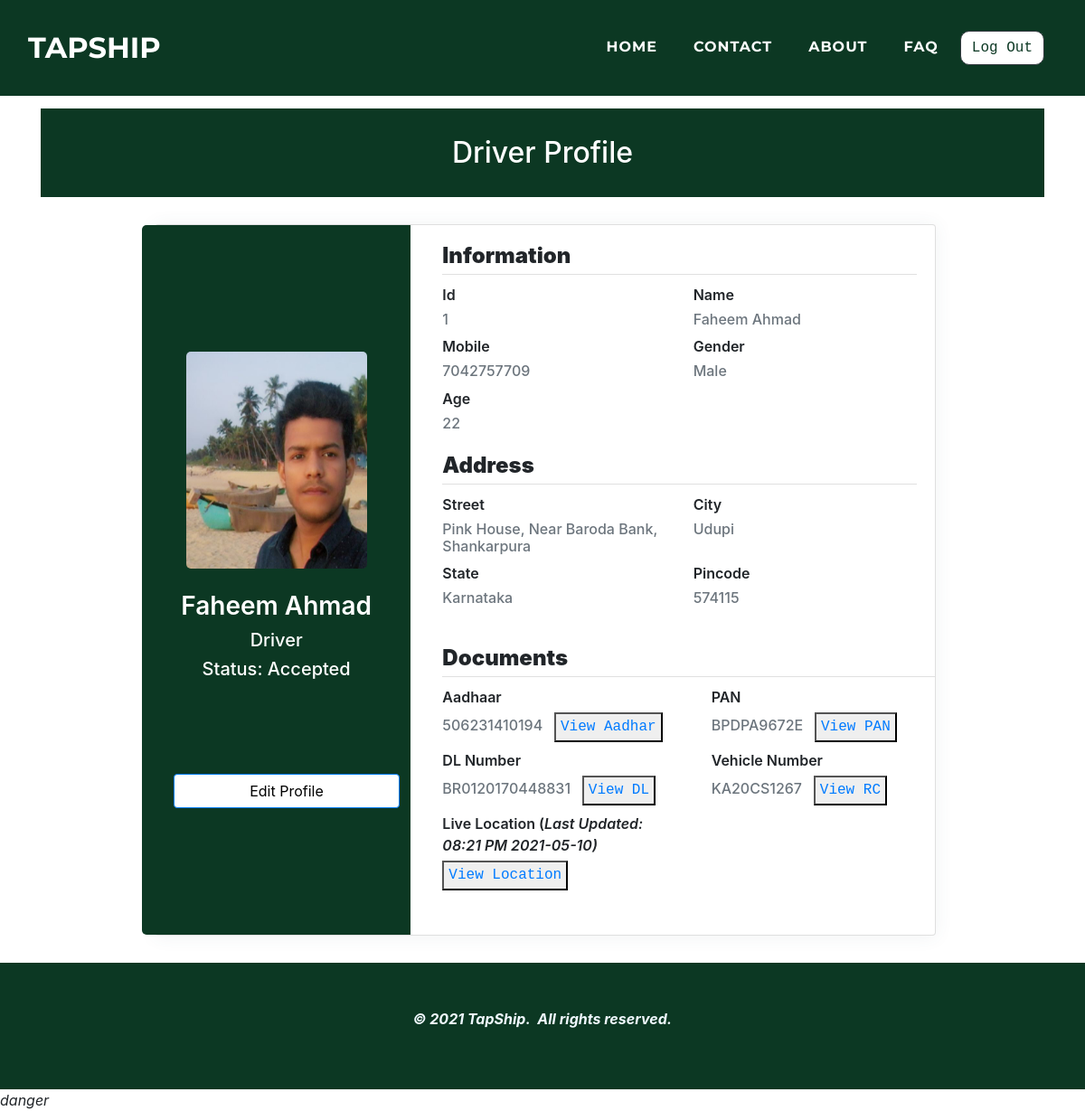
The app's page /drivers/profile.php (signed in), older data.
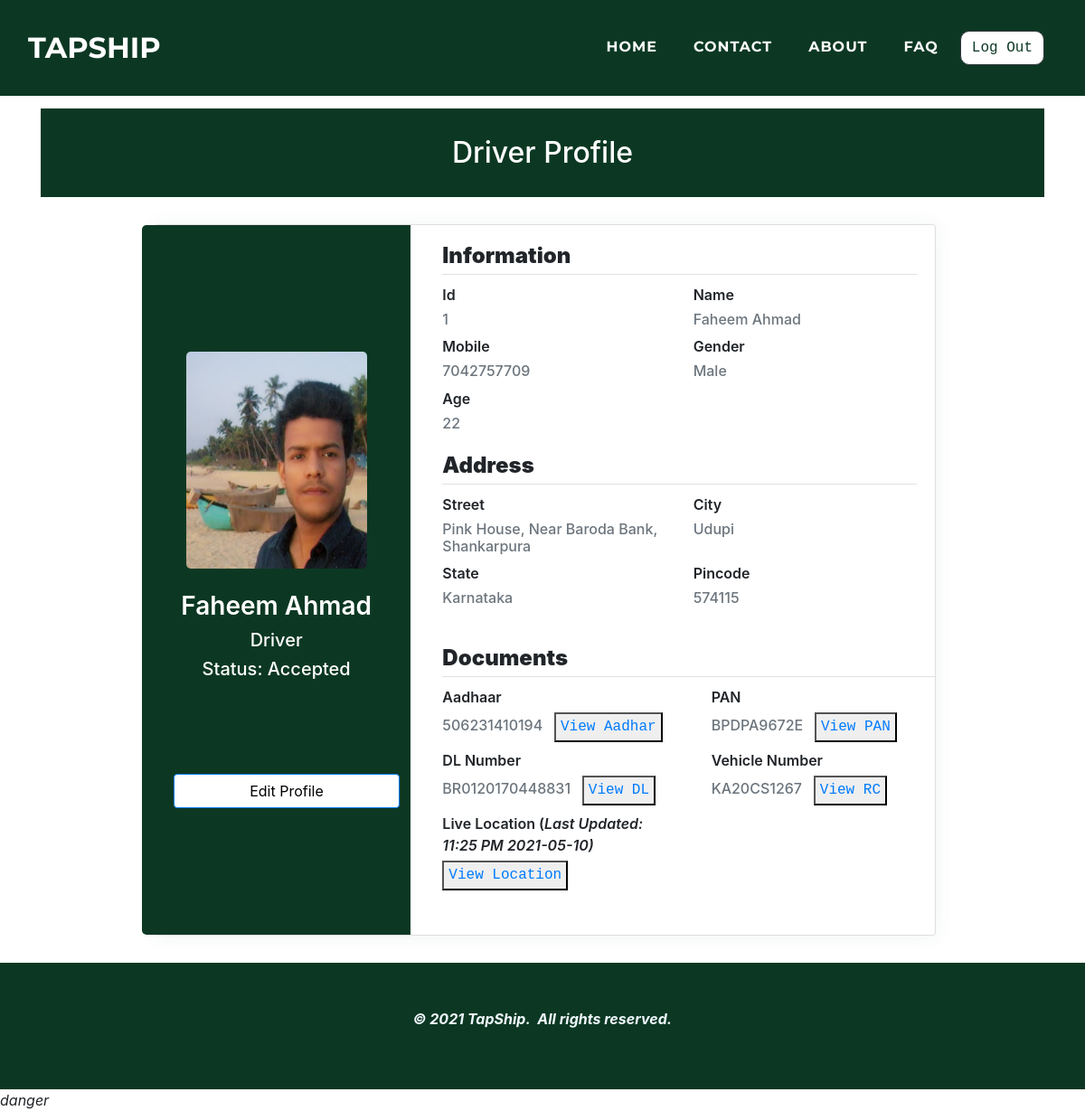
The same page, newer data.
### tables this page shows
CREATE TABLE `driver` (
  `d_id` int(11) NOT NULL,
  `d_name` varchar(50) NOT NULL,
  `d_mobile` varchar(25) NOT NULL,
  `d_gender` varchar(25) NOT NULL,
  `d_age` varchar(10) NOT NULL,
  `d_street` varchar(50) NOT NULL,
  `d_city` varchar(25) NOT NULL,
  `d_state` varchar(25) NOT NULL,
  `d_pincode` varchar(10) NOT NULL,
  `d_aadhar` varchar(25) NOT NULL,
  `d_aadharpdf` varchar(100) NOT NULL,
  `d_pan` varchar(25) NOT NULL,
  `d_panpdf` varchar(100) NOT NULL,
  `d_photo` varchar(100) NOT NULL,
  `d_dlnumber` varchar(25) NOT NULL,
  `d_dlpdf` varchar(100) NOT NULL,
  `d_vehiclenumber` varchar(25) NOT NULL,
  `d_vehiclercpdf` varchar(100) NOT NULL,
  `d_lat` varchar(100) DEFAULT NULL,
  `d_long` varchar(100) DEFAULT NULL,
  `d_date` varchar(500) NOT NULL,
  `d_time` varchar(500) NOT NULL,
  `d_password` varchar(25) NOT NULL,
  `d_approve` varchar(10) NOT NULL
);

### drivers/profile.php (the view, shortened to what the changed rows need)
<?php
$res = $_SESSION["sessionid"];
$d_mobile = $res;
?>
<!doctype html>
<html>
<head>
    <link rel="stylesheet" href="../assets/bootstrap/css/bootstrap.min.css">
    <link rel="stylesheet" href="../assets/fonts/font-awesome.min.css">
    <link rel="stylesheet" href="../assets/fonts/ionicons.min.css">
    <link rel="stylesheet" href="../assets/css/Article-List.css">
    <link rel="stylesheet" href="../assets/css/Footer-Dark.css">
    <link rel="stylesheet" href="../assets/css/Highlight-Blue.css">
    <link rel="stylesheet" href="https://cdnjs.cloudflare.com/ajax/libs/animate.css/3.5.2/animate.min.css">
    <link rel="stylesheet" href="https://cdnjs.cloudflare.com/ajax/libs/aos/2.2.0/aos.css">
    <link rel="stylesheet" href="../assets/css/Login-Form-Clean.css">
    <link rel="stylesheet" href="../assets/css/table-style.css">
    <link rel="stylesheet" href="../assets/css/profile.css">
    <link href='https://maxcdn.bootstrapcdn.com/bootstrap/4.0.0/css/bootstrap.min.css' rel='stylesheet'>
    <link href='https://cdnjs.cloudflare.com/ajax/libs/MaterialDesign-Webfont/3.6.95/css/materialdesignicons.css' rel='stylesheet'>
</head>
<body oncontextmenu='return false' class='snippet-body'>
    <div class="page-content page-container" id="page-content">
        <?php
        $con = mysqli_connect("localhost", "root", "", "tapship");
        $query = " select * from driver where d_mobile=" . $d_mobile . "";
        $result = mysqli_query($con, $query);
        while ($res = mysqli_fetch_assoc($result)) {
            $d_id =  $res['d_id'];
            $d_name =  $res['d_name'];
            $d_gender =  $res['d_gender'];
            $d_age =  $res['d_age'];
            $d_street =  $res['d_street'];
            $d_city =  $res['d_city'];
            $d_state =  $res['d_state'];
            $d_pincode =  $res['d_pincode'];
            $d_aadhar =  $res['d_aadhar'];
            $d_pan =  $res['d_pan'];
            $d_dlnumber =  $res['d_dlnumber'];
            $d_vehiclenumber =  $res['d_vehiclenumber'];
            $d_photo =  $res['d_photo'];
            $d_approve =  $res['d_approve'];
            $d_time = $res['d_time'];
            $d_date = $res['d_date'];
        }
        ?>
        <div class="features-boxed">
            <div class="container" style="background: #ffffff;">
                <div class="intro" style="background: #0c3823;margin-top: 120px;margin-bottom: 30px;">
                    <h2 class="text-center" data-aos="fade" style="color: rgb(255,255,255);padding: 30px;margin-bottom: 0px;">Driver Profile</h2>
                </div>
            </div>
        </div>
        <div class="padding">
            <div class="row container d-flex justify-content-center">
                <div class="col-xl-12 col-md-12">
                    <div class="card user-card-full">
                        <div class="row m-l-0 m-r-0">
                            <div class="col-md-4 bg-c-lite-green user-profile">
                                <div class="card-block text-center text-white">
                                    <div class="m-b-25"> <img src="../drivers/<?php echo  $d_photo; ?>" width="200" height="240" align="center" class="img-radius" alt="User-Profile-Image"> </div>
                                    <h3 class="f-w-600"><?php echo "$d_name" ?></h3>
                                    <h5>Driver</h5>
                                    <h5>Status: <?php if ($d_approve == "1") {
                                                    echo "No Action";
                                                } else if ($d_approve == "2") {
                                                    echo " Accepted";
                                                } else if ($d_approve == "3") {
                                                    echo "Review";
                                                } else if ($d_approve == "4") {
                                                    echo "Rejected";
                                                } else if ($d_approve == "5") {
                                                    echo "Resubmitted";
                                                } else {
                                                    echo "Multiple Login State";
                                                } ?></h5>
                                    <br> <br><br><br>
                                    <a href="editdetails.php"><button class="btn btn-primary" type="button" style="width: 250px; background-color:white; color:black;">Edit Profile</button></a>
                                </div>
                            </div>
                            <div class="col-sm-8">
                                <div class="card-block">
                                    <div class="row">
                                        <div class="col-sm-6">
                                            <p class="m-b-10 f-w-600">Id</p>
                                            <h6 class="text-muted f-w-400"><?php echo "$d_id" ?></h6>
                                        </div>
                                        <div class="col-sm-6">
                                            <p class="m-b-10 f-w-600">Name</p>
                                            <h6 class="text-muted f-w-400"><?php echo "$d_name" ?></h6>
                                        </div>
                                        <div class="col-sm-6">
                                            <p class="m-b-10 f-w-600">Gender</p>
                                            <h6 class="text-muted f-w-400"><?php echo "$d_gender" ?></h6>
                                        </div>
                                        <div class="col-sm-6">
                                            <p class="m-b-10 f-w-600">Age</p>
                                            <h6 class="text-muted f-w-400"><?php echo "$d_age" ?></h6>
                                        </div>
                                    </div>
                                    <div class="row">
                                        <div class="col-sm-6">
                                            <p class="m-b-10 f-w-600">Street</p>
                                            <h6 class="text-muted f-w-400"><?php echo "$d_street" ?></h6>
                                        </div>
                                        <div class="col-sm-6">
                                            <p class="m-b-10 f-w-600">City</p>
                                            <h6 class="text-muted f-w-400"><?php echo "$d_city" ?></h6>
                                        </div>
                                        <div class="col-sm-6">
                                            <p class="m-b-10 f-w-600">State</p>
                                            <h6 class="text-muted f-w-400"><?php echo "$d_state" ?></h6>
                                        </div>
                                        <div class="col-sm-6">
                                            <p class="m-b-10 f-w-600">Pincode</p>
                                            <h6 class="text-muted f-w-400"><?php echo "$d_pincode" ?></h6>
                                        </div>
                                    </div>
                                </div>
                                <div class="row">
                                    <div class="col-sm-6">
                                        <p class="m-b-10 m-l-20 f-w-600">Aadhaar</p>
                                        <h6 class="text-muted m-l-20 f-w-400"><?php echo "$d_aadhar" ?> <button class="text-monospace" style="padding:5px;"></button></h6>
                                    </div>
                                    <div class="col-sm-6">
                                        <p class="m-b-10  m-l-20 f-w-600">PAN</p>
                                        <h6 class="text-muted m-l-20 f-w-400"><?php echo "$d_pan" ?> <button class="text-monospace" style="padding:5px;"></button></h6>
                                    </div>
                                    <div class="col-sm-6">
                                        <p class="m-b-10  m-l-20 f-w-600">DL Number</p>
                                        <h6 class="text-muted m-l-20 f-w-400"><?php echo "$d_dlnumber" ?> <button class="text-monospace" style="padding:5px;"></button></h6>
                                    </div>
                                    <div class="col-sm-6">
                                        <p class="m-b-10  m-l-20 f-w-600">Vehicle Number</p>
                                        <h6 class="text-muted m-l-20 f-w-400"><?php echo "$d_vehiclenumber" ?> <button class="text-monospace" style="padding:5px;"></button></h6>
                                    </div>
                                    <div class="col-sm-6">
                                        <p class="m-b-10  m-l-20 f-w-600">Live Location (<i>Last Updated: <?php echo "$d_time" ?>&nbsp<?php echo "$d_date" ?><i>)</p>
                                    </div>
                                </div>
                            </div>
                        </div>
                    </div>
                </div>
            </div>
        </div>
    </div>
</body>
</html>

Row changes from the older to the newer data that the page shows:
changed driver "Faheem Ahmad": d_time "08:21 PM" → "11:25 PM"
